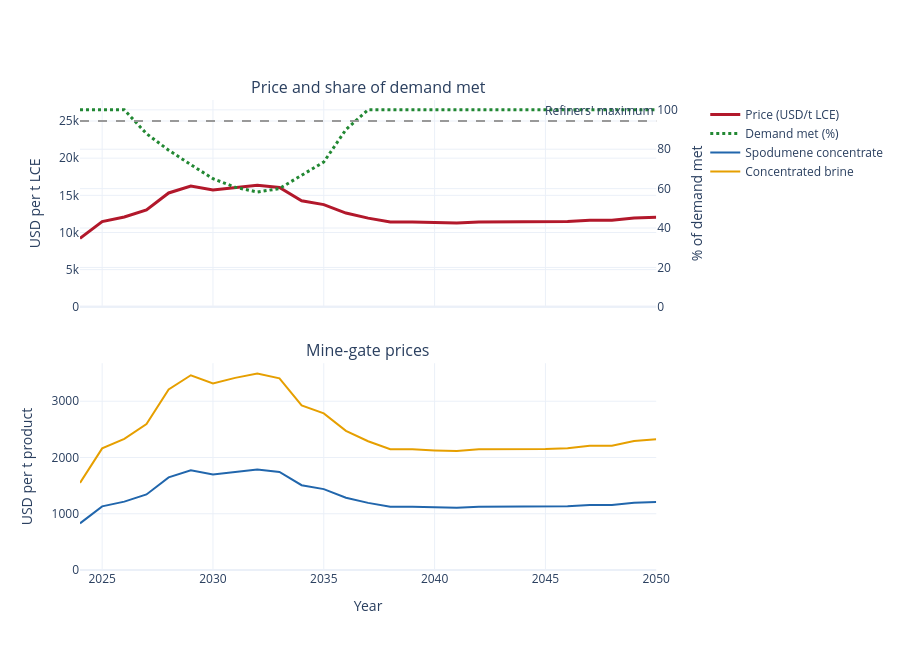

The notebook cell saved with this chart:
### Markdown cell above
## 2. Price and the boom-bust

Top: the price per tonne of refined output (LCE) against the share of demand met. As the shortage deepens the scarcity premium lifts the price, which triggers commitments; mines arrive after their lead times, the shortage closes and the price falls back. Bottom: the mine-gate prices that follow from it for each product.

### Code cell
scenario = SETTINGS["scenario"]
fig = make_subplots(rows=2, cols=1, shared_xaxes=True, vertical_spacing=0.12,
                    specs=[[{"secondary_y": True}], [{}]],
                    subplot_titles=("Price and share of demand met", "Mine-gate prices"))
fig.add_trace(go.Scatter(x=results["year"], y=results["price_usd_per_t_lce"], name="Price (USD/t LCE)",
                         line={"color": "#b2182b", "width": 3}), row=1, col=1)
fig.add_trace(go.Scatter(x=results["year"], y=results["share_met"] * 100, name="Demand met (%)",
                         line={"color": "#228833", "width": 3, "dash": "dot"}), row=1, col=1, secondary_y=True)
fig.add_hline(y=scenario.refined_price_per_t, line_dash="dash", line_color="#999999",
              annotation_text="Refiners' maximum", row=1, col=1)
products = {"spodumene_concentrate": ("Spodumene concentrate", 0.0279, "#2166ac"),
            "concentrated_brine": ("Concentrated brine", 0.06, "#e69f00")}
for form, (label, grade, colour) in products.items():
    route = scenario.routes[form]
    gate = grade * route.lithium_recovery_fraction * units.LCE_PER_LI * (results["price_usd_per_t_lce"] - route.processing_cost_per_t_output)
    fig.add_trace(go.Scatter(x=results["year"], y=gate, name=label, line={"color": colour}), row=2, col=1)
fig.update_yaxes(title_text="USD per t LCE", row=1, col=1, secondary_y=False, rangemode="tozero")
fig.update_yaxes(title_text="% of demand met", row=1, col=1, secondary_y=True, range=[0, 105])
fig.update_yaxes(title_text="USD per t product", row=2, col=1, rangemode="tozero")
fig.update_xaxes(title_text="Year", dtick=5, row=2, col=1)
fig.update_layout(template="plotly_white", height=650, hovermode="x unified")
fig.show()

### Figure 1 — Plotly figure (JSON) as saved in the notebook; plotly's stock layout.template omitted (floating-point values rounded to 4 significant figures)
{"data": [{"line": {"color": "#b2182b", "width": 3}, "name": "Price (USD/t LCE)", "type": "scatter", "x": [2024, 2025, 2026, 2027, 2028, 2029, 2030, 2031, 2032, 2033, 2034, 2035, 2036, 2037, 2038, 2039, 2040, 2041, 2042, 2043, 2044, 2045, 2046, 2047, 2048, 2049, 2050], "xaxis": "x", "y": [9205.0, 11460.0, 12090.0, 13050.0, 15320.0, 16250.0, 15710.0, 16080.0, 16360.0, 16050.0, 14270.0, 13750.0, 12610.0, 11930.0, 11400.0, 11400.0, 11330.0, 11290.0, 11400.0, 11400.0, 11410.0, 11420.0, 11460.0, 11630.0, 11640.0, 11940.0, 12050.0], "yaxis": "y"}, {"line": {"color": "#228833", "dash": "dot", "width": 3}, "name": "Demand met (%)", "type": "scatter", "x": [2024, 2025, 2026, 2027, 2028, 2029, 2030, 2031, 2032, 2033, 2034, 2035, 2036, 2037, 2038, 2039, 2040, 2041, 2042, 2043, 2044, 2045, 2046, 2047, 2048, 2049, 2050], "xaxis": "x", "y": [100.0, 100.0, 100.0, 87.89, 79.53, 72.19, 65.02, 60.72, 58.27, 60.04, 66.92, 73.52, 89.97, 100.0, 100.0, 100.0, 100.0, 100.0, 100.0, 100.0, 100.0, 100.0, 100.0, 100.0, 100.0, 100.0, 100.0], "yaxis": "y2"}, {"line": {"color": "#2166ac"}, "name": "Spodumene concentrate", "type": "scatter", "x": [2024, 2025, 2026, 2027, 2028, 2029, 2030, 2031, 2032, 2033, 2034, 2035, 2036, 2037, 2038, 2039, 2040, 2041, 2042, 2043, 2044, 2045, 2046, 2047, 2048, 2049, 2050], "xaxis": "x2", "y": [829.4, 1131.0, 1215.0, 1343.0, 1647.0, 1771.0, 1699.0, 1748.0, 1786.0, 1744.0, 1507.0, 1437.0, 1285.0, 1193.0, 1123.0, 1123.0, 1113.0, 1108.0, 1123.0, 1123.0, 1124.0, 1126.0, 1131.0, 1154.0, 1155.0, 1195.0, 1210.0], "yaxis": "y3"}, {"line": {"color": "#e69f00"}, "name": "Concentrated brine", "type": "scatter", "x": [2024, 2025, 2026, 2027, 2028, 2029, 2030, 2031, 2032, 2033, 2034, 2035, 2036, 2037, 2038, 2039, 2040, 2041, 2042, 2043, 2044, 2045, 2046, 2047, 2048, 2049, 2050], "xaxis": "x2", "y": [1549.0, 2162.0, 2332.0, 2592.0, 3208.0, 3462.0, 3314.0, 3415.0, 3492.0, 3406.0, 2925.0, 2784.0, 2474.0, 2288.0, 2145.0, 2145.0, 2125.0, 2114.0, 2145.0, 2145.0, 2147.0, 2150.0, 2162.0, 2208.0, 2209.0, 2292.0, 2322.0], "yaxis": "y3"}], "layout": {"annotations": [{"font": {"size": 16}, "showarrow": false, "text": "Price and share of demand met", "x": 0.47, "xanchor": "center", "xref": "paper", "y": 1, "yanchor": "bottom", "yref": "paper"}, {"font": {"size": 16}, "showarrow": false, "text": "Mine-gate prices", "x": 0.47, "xanchor": "center", "xref": "paper", "y": 0.44, "yanchor": "bottom", "yref": "paper"}, {"showarrow": false, "text": "Refiners' maximum", "x": 1, "xanchor": "right", "xref": "x domain", "y": 25000, "yanchor": "bottom", "yref": "y"}], "height": 650, "hovermode": "x unified", "shapes": [{"line": {"color": "#999999", "dash": "dash"}, "type": "line", "x0": 0, "x1": 1, "xref": "x domain", "y0": 25000, "y1": 25000, "yref": "y"}], "xaxis": {"anchor": "y", "domain": [0, 0.94], "matches": "x2", "showticklabels": false}, "xaxis2": {"anchor": "y3", "domain": [0, 0.94], "dtick": 5, "title": {"text": "Year"}}, "yaxis": {"anchor": "x", "domain": [0.56, 1], "rangemode": "tozero", "title": {"text": "USD per t LCE"}}, "yaxis2": {"anchor": "x", "overlaying": "y", "range": [0, 105], "side": "right", "title": {"text": "% of demand met"}}, "yaxis3": {"anchor": "x2", "domain": [0, 0.44], "rangemode": "tozero", "title": {"text": "USD per t product"}}}}
